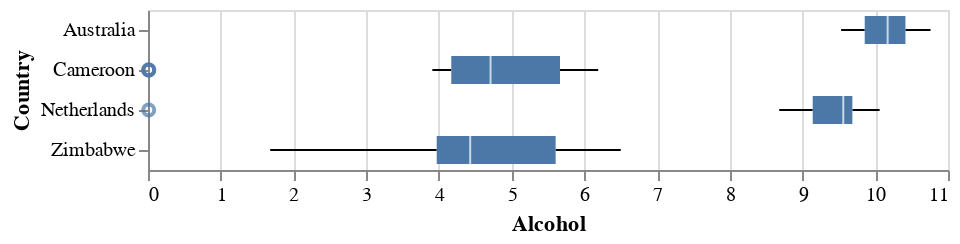

Source (notebook cell):
### Markdown cell above
**Here is a visualization on the statistics of the chosen health interventions and schooling per country.**

### Code cell
alt.Chart(filtered_df).mark_boxplot().encode(
    x='Alcohol',
    y='Country'
)

### Figure 1 — Vega-Lite specification as saved in the notebook (floating-point values rounded to 4 significant figures)
{"config": {"view": {"continuousWidth": 400, "continuousHeight": 300}}, "data": {"name": "data-0bcf5a5dda81ccb7da1e112b62e6a35a"}, "mark": "boxplot", "encoding": {"x": {"field": "Alcohol", "type": "quantitative"}, "y": {"field": "Country", "type": "nominal"}}, "$schema": "https://vega.github.io/schema/vega-lite/v4.17.0.json", "datasets": {"data-0bcf5a5dda81ccb7da1e112b62e6a35a": [{"Year": 2001, "Country": "Australia", "infant deaths": 1, "Alcohol": 9.53, "Polio": 91.0, "Measles": 141, "Schooling": 20.5}, {"Year": 2003, "Country": "Australia", "infant deaths": 1, "Alcohol": 9.97, "Polio": 92.0, "Measles": 91, "Schooling": 20.6}, {"Year": 2011, "Country": "Australia", "infant deaths": 1, "Alcohol": 10.3, "Polio": 92.0, "Measles": 190, "Schooling": 19.8}, {"Year": 2006, "Country": "Australia", "infant deaths": 1, "Alcohol": 10.31, "Polio": 92.0, "Measles": 0, "Schooling": 20.3}, {"Year": 2014, "Country": "Australia", "infant deaths": 1, "Alcohol": 9.71, "Polio": 92.0, "Measles": 340, "Schooling": 20.4}, {"Year": 2002, "Country": "Australia", "infant deaths": 1, "Alcohol": 9.84, "Polio": 92.0, "Measles": 32, "Schooling": 20.1}, {"Year": 2012, "Country": "Australia", "infant deaths": 1, "Alcohol": 10.03, "Polio": 92.0, "Measles": 199, "Schooling": 20.1}, {"Year": 2000, "Country": "Australia", "infant deaths": 1, "Alcohol": 10.17, "Polio": 9.0, "Measles": 108, "Schooling": 20.4}, {"Year": 2004, "Country": "Australia", "infant deaths": 1, "Alcohol": 9.84, "Polio": 92.0, "Measles": 70, "Schooling": 20.7}, {"Year": 2009, "Country": "Australia", "infant deaths": 1, "Alcohol": 10.62, "Polio": 92.0, "Measles": 104, "Schooling": 19.1}, {"Year": 2007, "Country": "Australia", "infant deaths": 1, "Alcohol": 10.56, "Polio": 92.0, "Measles": 11, "Schooling": 19.0}, {"Year": 2005, "Country": "Australia", "infant deaths": 1, "Alcohol": 10.3, "Polio": 92.0, "Measles": 10, "Schooling": 20.3}, {"Year": 2013, "Country": "Australia", "infant deaths": 1, "Alcohol": 9.87, "Polio": 91.0, "Measles": 158, "Schooling": 20.3}, {"Year": 2008, "Country": "Australia", "infant deaths": 1, "Alcohol": 10.76, "Polio": 92.0, "Measles": 65, "Schooling": 19.1}, {"Year": 2010, "Country": "Australia", "infant deaths": 1, "Alcohol": 10.52, "Polio": 92.0, "Measles": 70, "Schooling": 19.5}, {"Year": 2011, "Country": "Cameroon", "infant deaths": 51, "Alcohol": 6.19, "Polio": 8.0, "Measles": 504, "Schooling": 10.0}, {"Year": 2008, "Country": "Cameroon", "infant deaths": 56, "Alcohol": 5.9, "Polio": 82.0, "Measles": 495, "Schooling": 8.8}, {"Year": 2001, "Country": "Cameroon", "infant deaths": 61, "Alcohol": 4.43, "Polio": 61.0, "Measles": 23934, "Schooling": 7.1}, {"Year": 2004, "Country": "Cameroon", "infant deaths": 59, "Alcohol": 4.71, "Polio": 72.0, "Measles": 358, "Schooling": 8.2}, {"Year": 2000, "Country": "Cameroon", "infant deaths": 62, "Alcohol": 3.91, "Polio": 57.0, "Measles": 14629, "Schooling": 6.9}, {"Year": 2012, "Country": "Cameroon", "infant deaths": 50, "Alcohol": 0.01, "Polio": 85.0, "Measles": 609, "Schooling": 10.4}, {"Year": 2010, "Country": "Cameroon", "infant deaths": 53, "Alcohol": 6.15, "Polio": 83.0, "Measles": 240, "Schooling": 9.7}, {"Year": 2006, "Country": "Cameroon", "infant deaths": 58, "Alcohol": 5.22, "Polio": 78.0, "Measles": 196, "Schooling": 8.2}, {"Year": 2014, "Country": "Cameroon", "infant deaths": 47, "Alcohol": 0.01, "Polio": 86.0, "Measles": 831, "Schooling": 10.4}, {"Year": 2013, "Country": "Cameroon", "infant deaths": 48, "Alcohol": 0.01, "Polio": 88.0, "Measles": 760, "Schooling": 10.4}, {"Year": 2009, "Country": "Cameroon", "infant deaths": 54, "Alcohol": 5.89, "Polio": 79.0, "Measles": 251, "Schooling": 9.2}, {"Year": 2007, "Country": "Cameroon", "infant deaths": 57, "Alcohol": 5.44, "Polio": 81.0, "Measles": 100, "Schooling": 8.0}, {"Year": 2005, "Country": "Cameroon", "infant deaths": 58, "Alcohol": 5.03, "Polio": 79.0, "Measles": 605, "Schooling": 8.3}, {"Year": 2002, "Country": "Cameroon", "infant deaths": 60, "Alcohol": 4.58, "Polio": 66.0, "Measles": 1448, "Schooling": 8.4}, {"Year": 2003, "Country": "Cameroon", "infant deaths": 60, "Alcohol": 4.64, "Polio": 72.0, "Measles": 899, "Schooling": 8.1}, {"Year": 2004, "Country": "Netherlands", "infant deaths": 1, "Alcohol": 9.56, "Polio": 98.0, "Measles": 11, "Schooling": 16.5}, {"Year": 2006, "Country": "Netherlands", "infant deaths": 1, "Alcohol": 9.79, "Polio": 96.0, "Measles": 1, "Schooling": 16.5}, {"Year": 2013, "Country": "Netherlands", "infant deaths": 1, "Alcohol": 8.68, "Polio": 97.0, "Measles": 2632, "Schooling": 18.1}, {"Year": 2005, "Country": "Netherlands", "infant deaths": 1, "Alcohol": 9.69, "Polio": 96.0, "Measles": 4, "Schooling": 16.4}, {"Year": 2010, "Country": "Netherlands", "infant deaths": 1, "Alcohol": 9.33, "Polio": 97.0, "Measles": 15, "Schooling": 17.0}, {"Year": 2008, "Country": "Netherlands", "infant deaths": 1, "Alcohol": 9.62, "Polio": 97.0, "Measles": 109, "Schooling": 16.8}, {"Year": 2002, "Country": "Netherlands", "infant deaths": 1, "Alcohol": 9.68, "Polio": 97.0, "Measles": 3, "Schooling": 16.9}, {"Year": 2014, "Country": "Netherlands", "infant deaths": 1, "Alcohol": 0.01, "Polio": 96.0, "Measles": 140, "Schooling": 18.1}, {"Year": 2007, "Country": "Netherlands", "infant deaths": 1, "Alcohol": 9.53, "Polio": 97.0, "Measles": 10, "Schooling": 16.6}, {"Year": 2009, "Country": "Netherlands", "infant deaths": 1, "Alcohol": 9.23, "Polio": 97.0, "Measles": 15, "Schooling": 16.9}, {"Year": 2001, "Country": "Netherlands", "infant deaths": 1, "Alcohol": 9.95, "Polio": 97.0, "Measles": 0, "Schooling": 16.7}, {"Year": 2011, "Country": "Netherlands", "infant deaths": 1, "Alcohol": 8.96, "Polio": 97.0, "Measles": 51, "Schooling": 17.2}, {"Year": 2000, "Country": "Netherlands", "infant deaths": 1, "Alcohol": 10.06, "Polio": 97.0, "Measles": 1019, "Schooling": 16.5}, {"Year": 2003, "Country": "Netherlands", "infant deaths": 1, "Alcohol": 9.56, "Polio": 98.0, "Measles": 4, "Schooling": 16.5}, {"Year": 2012, "Country": "Netherlands", "infant deaths": 1, "Alcohol": 9.05, "Polio": 97.0, "Measles": 10, "Schooling": 18.1}, {"Year": 2001, "Country": "Zimbabwe", "infant deaths": 25, "Alcohol": 1.72, "Polio": 76.0, "Measles": 529, "Schooling": 9.8}, {"Year": 2002, "Country": "Zimbabwe", "infant deaths": 25, "Alcohol": 4.43, "Polio": 73.0, "Measles": 304, "Schooling": 10.0}, {"Year": 2013, "Country": "Zimbabwe", "infant deaths": 25, "Alcohol": 6.39, "Polio": 95.0, "Measles": 0, "Schooling": 10.4}, {"Year": 2012, "Country": "Zimbabwe", "infant deaths": 26, "Alcohol": 6.09, "Polio": 95.0, "Measles": 0, "Schooling": 9.8}, {"Year": 2006, "Country": "Zimbabwe", "infant deaths": 28, "Alcohol": 4.57, "Polio": 71.0, "Measles": 212, "Schooling": 9.5}, {"Year": 2014, "Country": "Zimbabwe", "infant deaths": 23, "Alcohol": 6.5, "Polio": 92.0, "Measles": 0, "Schooling": 10.3}, {"Year": 2004, "Country": "Zimbabwe", "infant deaths": 27, "Alcohol": 4.36, "Polio": 67.0, "Measles": 31, "Schooling": 9.2}, {"Year": 2008, "Country": "Zimbabwe", "infant deaths": 30, "Alcohol": 3.56, "Polio": 75.0, "Measles": 0, "Schooling": 9.7}, {"Year": 2007, "Country": "Zimbabwe", "infant deaths": 29, "Alcohol": 3.88, "Polio": 73.0, "Measles": 242, "Schooling": 9.6}, {"Year": 2000, "Country": "Zimbabwe", "infant deaths": 24, "Alcohol": 1.68, "Polio": 78.0, "Measles": 1483, "Schooling": 9.8}, {"Year": 2011, "Country": "Zimbabwe", "infant deaths": 28, "Alcohol": 6.0, "Polio": 93.0, "Measles": 0, "Schooling": 10.1}, {"Year": 2003, "Country": "Zimbabwe", "infant deaths": 26, "Alcohol": 4.06, "Polio": 7.0, "Measles": 998, "Schooling": 9.5}, {"Year": 2010, "Country": "Zimbabwe", "infant deaths": 29, "Alcohol": 5.21, "Polio": 89.0, "Measles": 9696, "Schooling": 10.0}, {"Year": 2009, "Country": "Zimbabwe", "infant deaths": 30, "Alcohol": 4.64, "Polio": 69.0, "Measles": 853, "Schooling": 9.9}, {"Year": 2005, "Country": "Zimbabwe", "infant deaths": 28, "Alcohol": 4.14, "Polio": 69.0, "Measles": 420, "Schooling": 9.3}]}}
